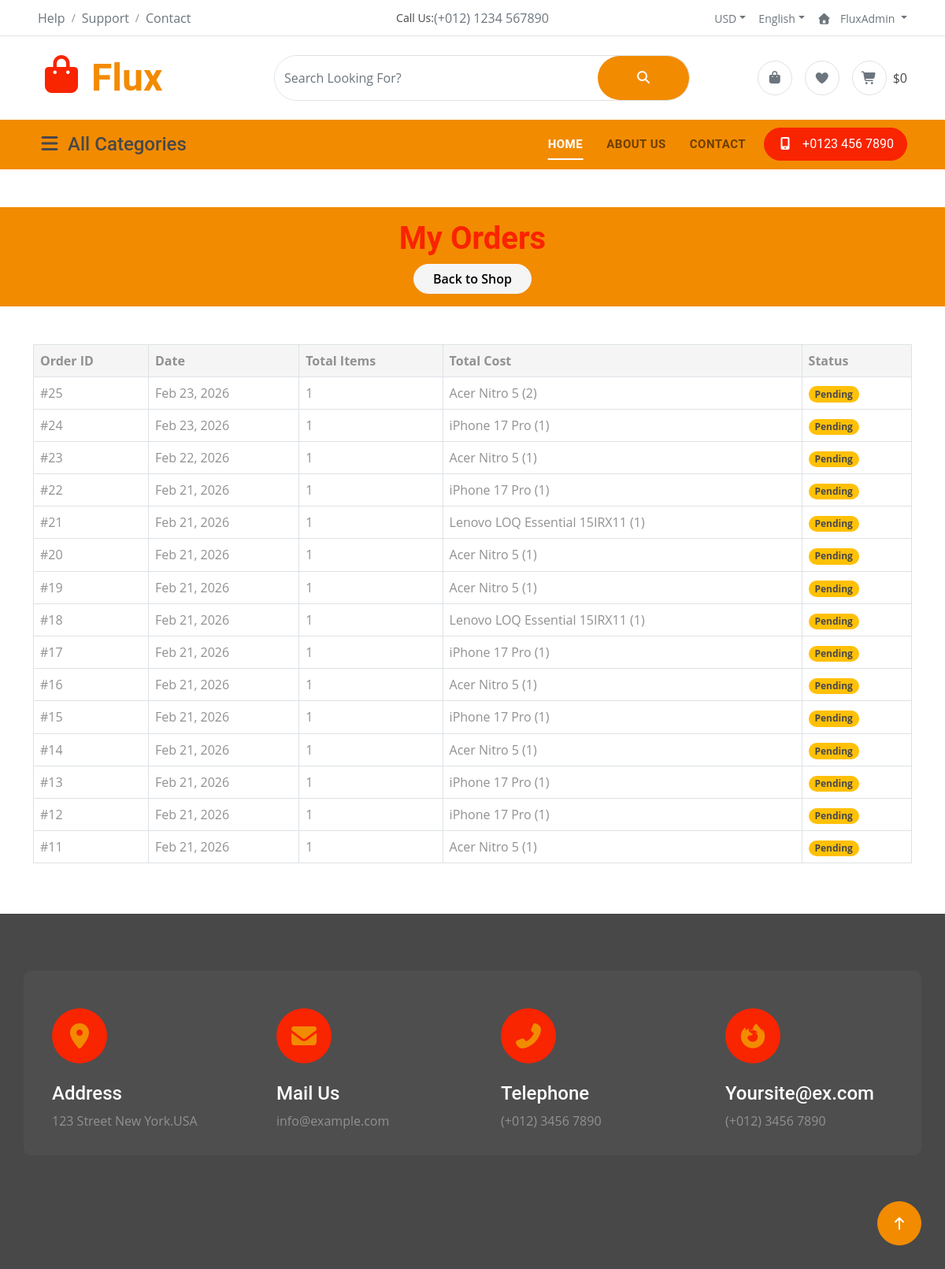
Page /my-orders/ (signed in) on the earlier database version.
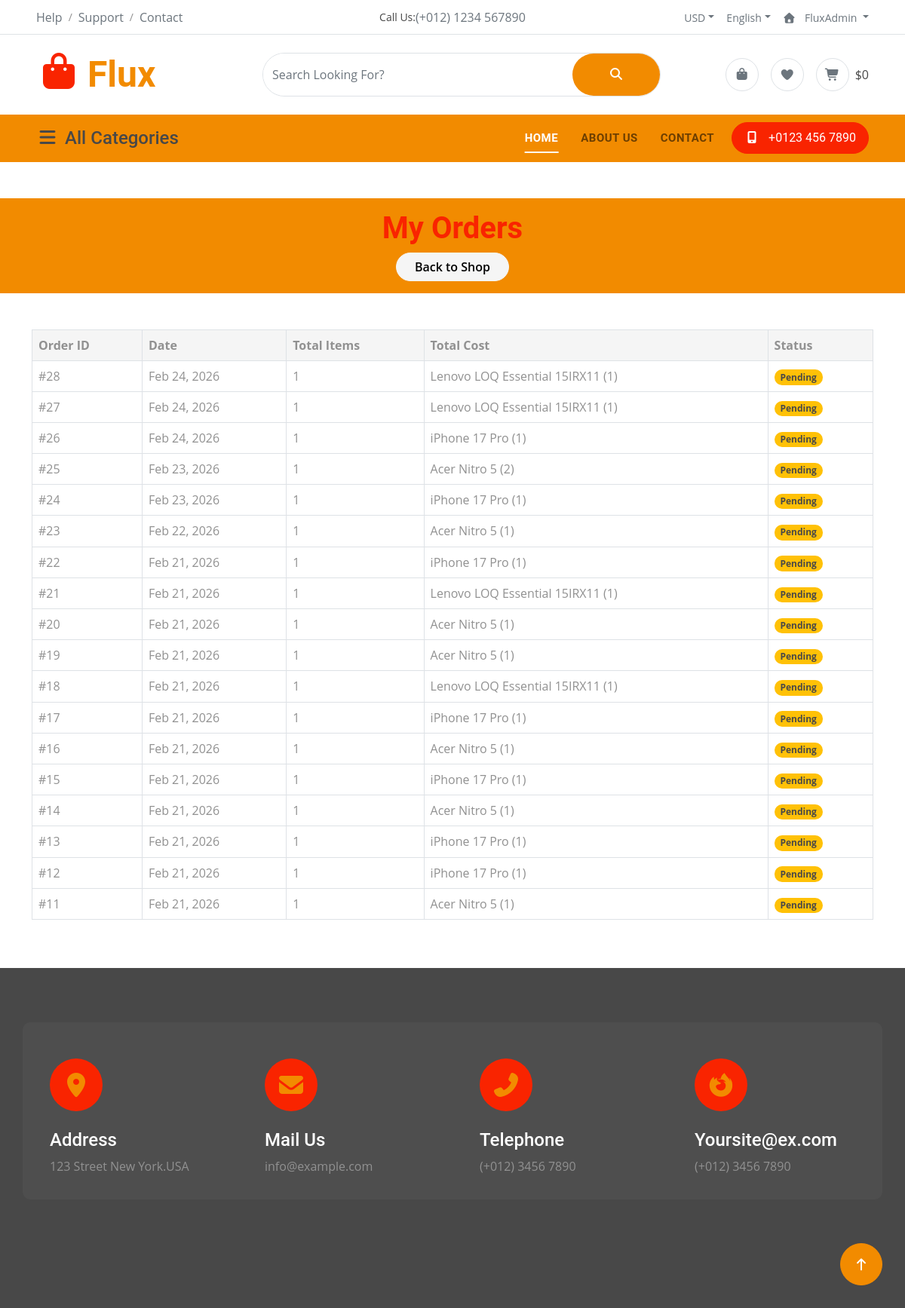
Same page on the later database version.
### flux/models.py (models this page shows, shortened)
class Order(models.Model):
    user = models.ForeignKey(User, on_delete=models.SET_NULL, null=True, blank=True)
    first_name = models.CharField(max_length=50)
    last_name = models.CharField(max_length=50)
    email = models.EmailField()
    mobile = models.CharField(max_length=20)
    address = models.CharField(max_length=250)
    city = models.CharField(max_length=100)
    country = models.CharField(max_length=100)
    zip_code = models.CharField(max_length=20)
    note = models.TextField(blank=True, null=True)
    created = models.DateTimeField(auto_now_add=True)
    paid = models.BooleanField(default=False)
    shipping_method = models.CharField(max_length=100, default="Standard")
    shipping_cost = models.DecimalField(max_digits=10, decimal_places=2, default="0.00")
    payment_method = models.CharField(max_length=100,default="Direcrt Bank Transfer")

class OrderItem(models.Model):
    order = models.ForeignKey(Order, related_name='items', on_delete=models.CASCADE)
    product = models.ForeignKey(Product, on_delete=models.CASCADE)
    price = models.DecimalField(max_digits=10, decimal_places=2)
    quantity = models.PositiveIntegerField(default=1)

class Product(models.Model):
    name = models.CharField(max_length=200)
    description = models.TextField(blank=True, null=True)
    full_description = models.TextField(blank=True, null=True)
    price = models.DecimalField(max_digits=10, decimal_places=2)
    category = models.ForeignKey(Category, on_delete=models.CASCADE)
    image = models.ImageField(upload_to='products/', blank=True, null=True)

### flux/views.py (the view)
# urls.py: path('my-orders/', views.user_orders, name='user_orders'),
@login_required
def user_orders(request):
    orders = (
        Order.objects.filter(user=request.user)
        .filter(user=request.user)
        .order_by("-created")
    )
    context = {"orders": orders}
    return render(request, "flux/user_orders.html", context)

### flux/cart.py (called while the page is built)
    def get_total_price(self):
        return sum(Decimal(item['price']) * item['quantity'] for item in self.cart.values())

### flux/context_processors.py (called while the page is built)
def categories(request):
    return{
        'categories': Category.objects.all()
    }

def cart(request):
    return {'cart': Cart(request)}

### flux/templates/flux/user_orders.html
{% extends "flux/base.html" %}
{% load static %}
{% block content %}
<div class="container-fluid bg-primary py-3 mb-5 mt-5">
        <div class="container text-center">
             <h3 class="text-secondary display-6">My Orders</h3>
             <a href="{% url 'home' %}" class="btn btn-light rounded-pill px-4">Back to Shop</a>
        </div>
    </div>
    <div class="container mb-5" style="min-height: 50vh;">
        <div class="table-responsive">
            <table class="table table-bordered">
                <thead class="bg-light">
                    <tr>
                        <th>Order ID</th>
                        <th>Date</th>
                        <th>Total Items</th>
                        <th>Total Cost</th> <th>Status</th>
                    </tr>
                </thead>
                <tbody>
                    {% for order in orders %}
                    <tr>
                        <td>#{{ order.id }}</td>
                        <td>{{ order.created|date:"M d, Y" }}</td>
                        <td>{{ order.items.count }}</td>
                        <td>
                            {% with total=0 %}
                                {% for item in order.items.all %}
                                     {{ item.product.name }} ({{ item.quantity }})<br>
                                {% endfor %}
                            {% endwith %}
                        </td>
                        <td>
                            {% if order.paid %}
                                <span class="badge bg-success">Paid</span>
                            {% else %}
                                <span class="badge bg-warning text-dark">Pending</span>
                            {% endif %}
                        </td>
                    </tr>
                    {% empty %}
                    <tr>
                        <td colspan="5" class="text-center py-5">You haven't placed any orders yet.</td>
                    </tr>
                    {% endfor %}
                </tbody>
            </table>
        </div>
    </div>
{% endblock content %}

### flux/templates/flux/base.html (shortened to what this page needs)
{% load static %}
<!DOCTYPE html>
<html lang="en">
<head>
    <link rel="stylesheet" href="{% static 'flux/css/all.css' %}" />
    <link href="{% static 'flux/lib/animate/animate.min.css' %}" rel="stylesheet">
    <link href="{% static 'flux/lib/owlcarousel/assets/owl.carousel.min.css' %}" rel="stylesheet">
    <link href="{% static 'flux/css/bootstrap.min.css' %}" rel="stylesheet">
    <link href="{% static 'flux/css/style.css' %}" rel="stylesheet">
</head>
<body>
    <div class="container-fluid px-5 d-none border-bottom d-lg-block">
        <div class="row gx-0 align-items-center">
            <div class="col-lg-4 text-center text-lg-start mb-lg-0">
                <div class="d-inline-flex align-items-center" style="height: 45px;">
                    <a href="#" class="text-muted me-2"> Help</a><small> / </small>
                    <a href="#" class="text-muted mx-2"> Support</a><small> / </small>
                    <a href="#" class="text-muted ms-2"> Contact</a>
                </div>
            </div>
            <div class="col-lg-4 text-center d-flex align-items-center justify-content-center">
                <small class="text-dark">Call Us:</small>
                <a href="#" class="text-muted">(+012) 1234 567890</a>
            </div>
            <div class="col-lg-4 text-center text-lg-end">
                <div class="d-inline-flex align-items-center" style="height: 45px;">
                    <div class="dropdown">
                        <a href="#" class="dropdown-toggle text-muted me-2" data-bs-toggle="dropdown"><small>
                                USD</small></a>
                    </div>
                    <div class="dropdown">
                        <a href="#" class="dropdown-toggle text-muted mx-2" data-bs-toggle="dropdown"><small>
                                English</small></a>
                    </div>
                    <div class="dropdown">
                        <a href="#" class="dropdown-toggle text-muted ms-2" data-bs-toggle="dropdown"><small><i
                                    class="fa fa-home me-2"></i>
                                     {% if user.is_authenticated %}
                                        {{ user.username }} {% else %}
                                        My Account
                                    {% endif %}
                                    </small></a>
                    </div>
                </div>
            </div>
        </div>
    </div>
    <div class="container-fluid px-5 py-4 d-none d-lg-block">
        <div class="row gx-0 align-items-center text-center">
            <div class="col-md-4 col-lg-3 text-center text-lg-start">
                <div class="d-inline-flex align-items-center">
                    <a href="" class="navbar-brand p-0">
                        <h1 class="display-5 text-primary m-0"><i
                                class="fas fa-shopping-bag text-secondary me-2"></i>Flux</h1>
                    </a>
                </div>
            </div>
            <div class="col-md-4 col-lg-6 text-center">
                <div class="position-relative ps-4">
                    <form action="{% url 'home' %}" method="GET">
                        <div class="d-flex border rounded-pill">
                            <input class="form-control border-0 rounded-pill w-100 py-3" type="text" name="q" value="{{request.GET.q}}"
                                 placeholder="Search Looking For?">
                            <button type="submit" class="btn btn-primary rounded-pill py-3 px-5" style="border: 0;">
                                <i class="fas fa-search"></i>
                            </button>
                        </div>
                    </form>
                </div>
            </div>
            <div class="col-md-4 col-lg-3 text-center text-lg-end">
                <div class="d-inline-flex align-items-center">
                    {% if user.is_authenticated %}
                        <a href="{% url 'user_orders' %}" class="text-muted d-flex align-items-center justify-content-center me-3">
                            <span class="rounded-circle btn-md-square border">
                                <i class="fas fa-shopping-bag"></i>
                            </span>
                        </a>
                    {% endif %}
                    <a href="#" class="text-muted d-flex align-items-center justify-content-center me-3">
                        <span class="rounded-circle btn-md-square border">
                            <i class="fas fa-heart"></i>
                        </span>
                    </a>
                    <a href="{% url 'cart'%}" class="text-muted d-flex align-items-center justify-content-center">
                        <span class="rounded-circle btn-md-square border">
                            <i class="fas fa-shopping-cart"></i>
                        </span>
                        <span class="text-dark ms-2">${{ cart.get_total_price }}</span>
                    </a>
                </div>
            </div>
        </div>
    </div>
    <div class="container-fluid nav-bar p-0">
        <div class="row gx-0 bg-primary px-5 align-items-center">
            <div class="col-lg-3 d-none d-lg-block">
                <nav class="navbar navbar-light position-relative" style="width: 250px;">
                    <button class="navbar-toggler border-0 fs-4 w-100 px-0 text-start" type="button"
                        data-bs-toggle="collapse" data-bs-target="#allCat">
                        <h4 class="m-0"><i class="fa fa-bars me-2"></i>All Categories</h4>
                    </button>
                </nav>
            </div>
            <div class="col-12 col-lg-9">
                <nav class="navbar navbar-expand-lg navbar-light bg-primary ">
                    <div class="collapse navbar-collapse" id="navbarCollapse">
                        <div class="navbar-nav ms-auto py-0">
                            <a href="{% url 'home' %}" class="nav-item nav-link active">Home</a>
                            <a href="{% url 'about' %}" class="nav-item nav-link">About us</a>
                            <a href="{% url 'contact' %}" class="nav-item nav-link me-2">Contact</a>
                        </div>
                        <a href="" class="btn btn-secondary rounded-pill py-2 px-4 px-lg-3 mb-3 mb-md-3 mb-lg-0"><i
                                class="fa fa-mobile-alt me-2"></i> +0123 456 7890</a>
                    </div>
                </nav>
            </div>
        </div>
    </div>
    {% block content %}
    {% endblock %}
    <div class="container-fluid footer py-5 wow fadeIn" data-wow-delay="0.2s">
        <div class="container py-5">
            <div class="row g-4 rounded mb-5" style="background: rgba(255, 255, 255, .03);">
                <div class="col-md-6 col-lg-6 col-xl-3">
                    <div class="rounded p-4">
                        <div class="rounded-circle bg-secondary d-flex align-items-center justify-content-center mb-4"
                            style="width: 70px; height: 70px;">
                            <i class="fas fa-map-marker-alt fa-2x text-primary"></i>
                        </div>
                        <div>
                            <h4 class="text-white">Address</h4>
                            <p class="mb-2">123 Street New York.USA</p>
                        </div>
                    </div>
                </div>
                <div class="col-md-6 col-lg-6 col-xl-3">
                    <div class="rounded p-4">
                        <div class="rounded-circle bg-secondary d-flex align-items-center justify-content-center mb-4"
                            style="width: 70px; height: 70px;">
                            <i class="fas fa-envelope fa-2x text-primary"></i>
                        </div>
                        <div>
                            <h4 class="text-white">Mail Us</h4>
                            <p class="mb-2">info@example.com</p>
                        </div>
                    </div>
                </div>
                <div class="col-md-6 col-lg-6 col-xl-3">
                    <div class="rounded p-4">
                        <div class="rounded-circle bg-secondary d-flex align-items-center justify-content-center mb-4"
                            style="width: 70px; height: 70px;">
                            <i class="fa fa-phone-alt fa-2x text-primary"></i>
                        </div>
                        <div>
                            <h4 class="text-white">Telephone</h4>
                            <p class="mb-2">(+012) 3456 7890</p>
                        </div>
                    </div>
                </div>
                <div class="col-md-6 col-lg-6 col-xl-3">
                    <div class="rounded p-4">
                        <div class="rounded-circle bg-secondary d-flex align-items-center justify-content-center mb-4"
                            style="width: 70px; height: 70px;">
                            <i class="fab fa-firefox-browser fa-2x text-primary"></i>
                        </div>
                        <div>
                            <h4 class="text-white">Yoursite@ex.com</h4>
                            <p class="mb-2">(+012) 3456 7890</p>
                        </div>
                    </div>
                </div>
            </div>
        </div>
    </div>
    <a href="#" class="btn btn-primary btn-lg-square back-to-top"><i class="fa fa-arrow-up"></i></a>
</body>
</html>

### flux/static/flux/css/style.css (style rules this page uses)
.back-to-top { position: fixed; right: 30px; bottom: 30px; display: flex; width: 45px; height: 45px; align-items: center; justify-content: center; transition: 0.5s; z-index: 99; }
.btn { font-weight: 600; transition: .5s; }
.btn-md-square { width: 44px; height: 44px; }
.btn-lg-square { width: 56px; height: 56px; }
.btn-square, .btn-sm-square, .btn-md-square, .btn-lg-square { padding: 0; display: flex; align-items: center; justify-content: center; font-weight: normal; border-radius: 50%; }
.btn.btn-primary { background: var(--bs-primary) !important; color: var(--bs-white) !important; font-family: 'Roboto', sans-serif; font-weight: 400; transition: 0.5s; }
.btn.btn-secondary { background: var(--bs-secondary) !important; color: var(--bs-white); font-family: 'Roboto', sans-serif; font-weight: 400; border: 1px solid var(--bs-secondary); transition: 0.5s; }
.nav-bar .navbar.navbar-light { padding: 0 !important; }
.nav-bar .navbar .navbar-nav .nav-link { padding: 20px 15px; font-weight: 600; font-family: 'Poppins', 'Roboto', sans-serif; font-size: 15px; text-transform: uppercase; letter-spacing: 0.5px; transition: color 0.3s ease; position: relative; }
.nav-bar .navbar .navbar-nav .nav-link::after { content: ''; position: absolute; width: 0; height: 2px; bottom: 12px; left: 50%; background-color: var(--bs-white); transition: all 0.3s ease; transform: translateX(-50%); }
.navbar .navbar-nav .nav-link:hover::after, .navbar .navbar-nav .nav-link.active::after { width: 60%; }
.navbar .navbar-nav .nav-link:hover, .navbar .navbar-nav .nav-link.active { color: var(--bs-white); }
.navbar .navbar-toggler { padding: 8px 15px; border-radius: 5px !important; box-shadow: none !important; border: 1px solid rgba(255,255,255,0.5); }
.footer { background: var(--bs-dark); }

Differences in the rows shown:
added Order: id "28", created "Feb 24, 2026", items.count "1", paid "Pending"
added OrderItem: product.name "Lenovo LOQ Essential 15IRX11", quantity "1", shown under "28"
added Order: id "27", created "Feb 24, 2026", items.count "1", paid "Pending"
added OrderItem: product.name "Lenovo LOQ Essential 15IRX11", quantity "1", shown under "27"
added Order: id "26", created "Feb 24, 2026", items.count "1", paid "Pending"
added OrderItem: product.name "iPhone 17 Pro", quantity "1", shown under "26"
